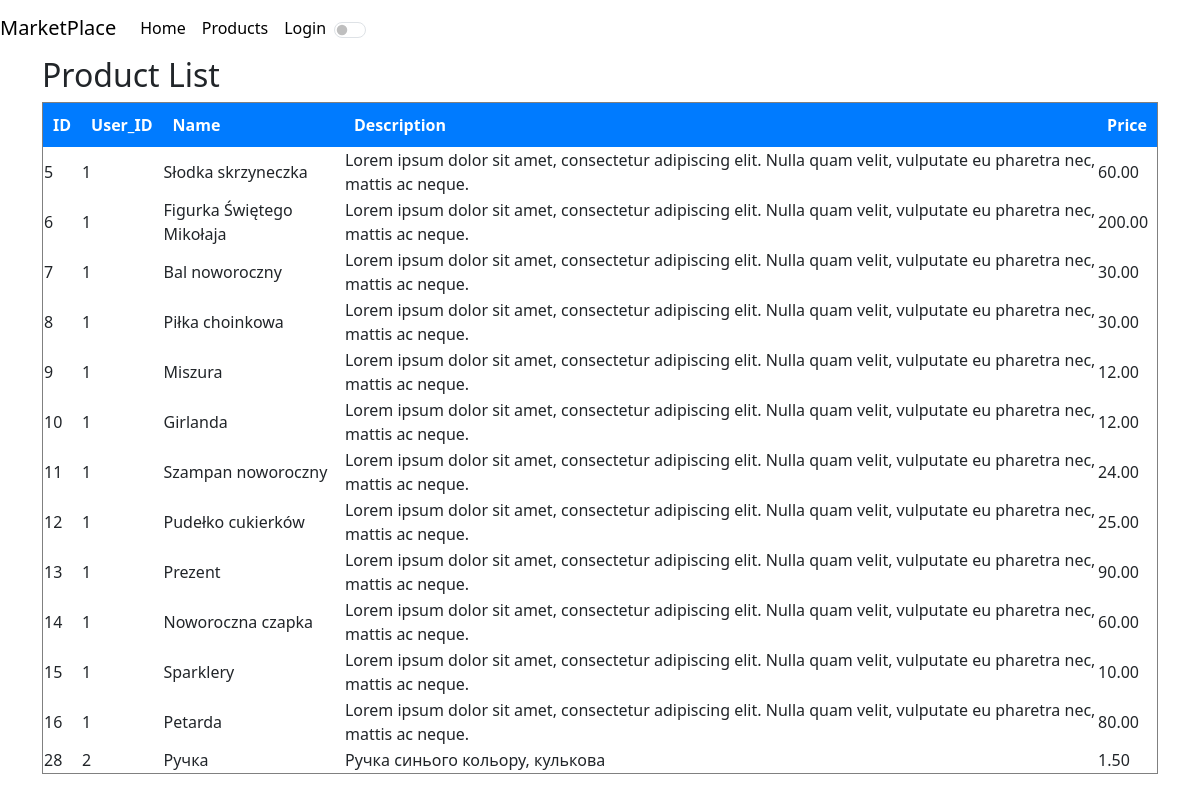
/products.php, run on the app's committed database.
### tables this page shows
CREATE TABLE `goods` (
  `id` int(11) NOT NULL,
  `user_id` int(11) DEFAULT NULL,
  `name` varchar(255) NOT NULL,
  `price` decimal(10,2) NOT NULL,
  `image` varchar(255) NOT NULL,
  `opis` text DEFAULT NULL,
  `kategoria` varchar(255) DEFAULT 'supermarket',
  `liczba_sztuk` int(11) DEFAULT 12,
  `kraj` varchar(255) DEFAULT 'Polska',
  `kod_pocztowy` varchar(10) DEFAULT '66-400',
  `stan` varchar(50) DEFAULT 'nowy',
  `seller_email` varchar(255) DEFAULT NULL
);

### products.php (the view, shortened to what this page needs)
<?php
$pdo = PdoConnect::getInstance()->PDO;
$sql = "SELECT * FROM goods";
$stmt = $pdo->prepare($sql);
$stmt->execute();
$products = $stmt->fetchAll(PDO::FETCH_ASSOC);
?>
<!DOCTYPE html>
<html lang="en">
<head>
    <link rel="stylesheet" href="/MarketTry/static/css/product.css">
</head>
<body>
<div class="container">
    <h2>Product List</h2>
    <table border="1">
        <thead>
            <tr>
                <th>ID</th>
                <th>User_ID</th>
                <th>Name</th>
                <th>Description</th>
                <th>Price</th>
            </tr>
        </thead>
        <tbody>
            <?php foreach ($products as $product): ?>
                <tr>
                    <td><?php echo $product['id']; ?></td>
                    <td><?php echo $product['user_id']; ?></td>
                    <td><?php echo $product['name']; ?></td>
                    <td><?php echo $product['opis']; ?></td>
                    <td><?php echo $product['price']; ?></td>
                </tr>
            <?php endforeach; ?>
        </tbody>
    </table>
</div>
</body>
</html>

### static/css/product.css (style rules this page uses)
body { font-family: 'Arial', sans-serif; margin: 0; padding: 0; }
th { background-color: #007bff; color: #fff; padding: 10px; }

### includes/navbar.css (style rules this page uses)
.navbar { transition: background-color 0.3s, color 0.3s; position: sticky; top: 0; z-index: 1000; }
.navbar-light { background-color: #ffffff !important; color: #000000 !important; }
.navbar-light .navbar-brand, .navbar-light .navbar-nav .nav-link { color: #000000 !important; }
.form-switch { display: flex; align-items: center; }
.form-check-input { margin-right: 5px; }
.navbar-light .navbar-brand, .navbar-light .navbar-nav .nav-link { color: #000000; }

### data on the page
goods: id "5", user "1", name "Słodka skrzyneczka", opis "Lorem ipsum dolor sit amet, consectetur adipiscing elit. Nulla quam velit, vulputate eu pharetra nec, mattis ac neque.", price "60.00"
goods: id "6", user "1", name "Figurka Świętego Mikołaja", opis "Lorem ipsum dolor sit amet, consectetur adipiscing elit. Nulla quam velit, vulputate eu pharetra nec, mattis ac neque.", price "200.00"
goods: id "7", user "1", name "Bal noworoczny", opis "Lorem ipsum dolor sit amet, consectetur adipiscing elit. Nulla quam velit, vulputate eu pharetra nec, mattis ac neque.", price "30.00"
goods: id "8", user "1", name "Piłka choinkowa", opis "Lorem ipsum dolor sit amet, consectetur adipiscing elit. Nulla quam velit, vulputate eu pharetra nec, mattis ac neque.", price "30.00"
goods: id "9", user "1", name "Miszura", opis "Lorem ipsum dolor sit amet, consectetur adipiscing elit. Nulla quam velit, vulputate eu pharetra nec, mattis ac neque.", price "12.00"
goods: id "10", user "1", name "Girlanda", opis "Lorem ipsum dolor sit amet, consectetur adipiscing elit. Nulla quam velit, vulputate eu pharetra nec, mattis ac neque.", price "12.00"
goods: id "11", user "1", name "Szampan noworoczny", opis "Lorem ipsum dolor sit amet, consectetur adipiscing elit. Nulla quam velit, vulputate eu pharetra nec, mattis ac neque.", price "24.00"
goods: id "12", user "1", name "Pudełko cukierków", opis "Lorem ipsum dolor sit amet, consectetur adipiscing elit. Nulla quam velit, vulputate eu pharetra nec, mattis ac neque.", price "25.00"
goods: id "13", user "1", name "Prezent", opis "Lorem ipsum dolor sit amet, consectetur adipiscing elit. Nulla quam velit, vulputate eu pharetra nec, mattis ac neque.", price "90.00"
goods: id "14", user "1", name "Noworoczna czapka", opis "Lorem ipsum dolor sit amet, consectetur adipiscing elit. Nulla quam velit, vulputate eu pharetra nec, mattis ac neque.", price "60.00"
goods: id "15", user "1", name "Sparklery", opis "Lorem ipsum dolor sit amet, consectetur adipiscing elit. Nulla quam velit, vulputate eu pharetra nec, mattis ac neque.", price "10.00"
goods: id "16", user "1", name "Petarda", opis "Lorem ipsum dolor sit amet, consectetur adipiscing elit. Nulla quam velit, vulputate eu pharetra nec, mattis ac neque.", price "80.00"
goods: id "28", user "2", name "Ручка", opis "Ручка синього кольору, кулькова", price "1.50"
